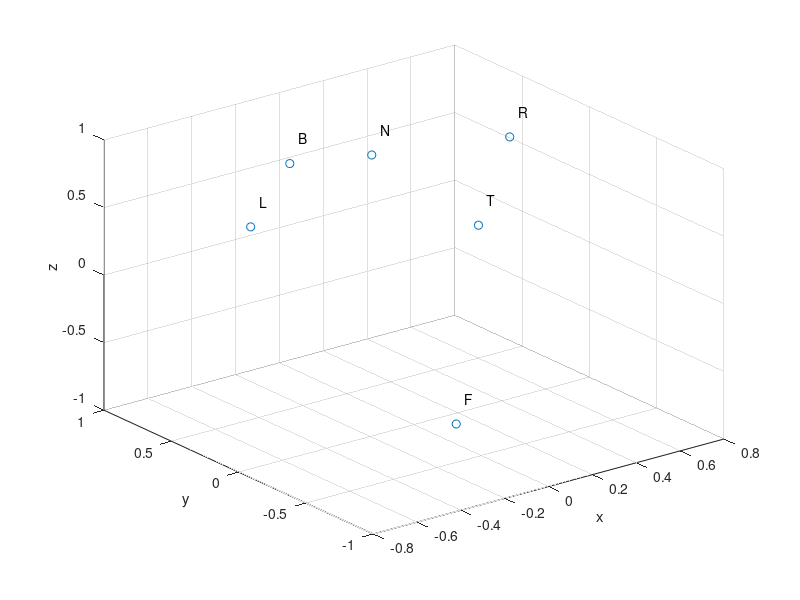

The MATLAB script that drew this image:
clear all;
close all;

l=[-0.68617, 0.0956301, 0.721128];
r=[0.506216, 0.113373, 0.854922];
b=[-0.0795291, 0.793337, 0.603565];
t=[-0.0795297, -0.608603, 0.789479];
n=[-0.112472, 0.130627, 0.985031];
f=[0.112472, -0.130627, -0.985031];

P = [l;r;b;t;n;f];

scatter3(P(:,1), P(:,2), P(:,3));
xlabel('x');
ylabel('y');
zlabel('z');

dx = 0.1; dy = 0.1; dz = 0.1;
c = ['L';'R';'B';'T';'N';'F'];

text(P(:,1)+dx, P(:,2)+dy, P(:,3)+dz, c);